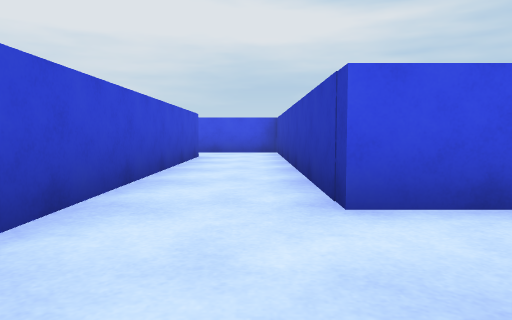
View 1 (above)

16 first-person views from a walk through a scene from a Unity 3-D project. The camera is 0.26 m above the floor, tilts 4° down and sees 70° across. The floor is counted in squares, 0.5 m on a side. Each view is taken from the middle of a square. On the plan, view 1 faces up. The plan holds only what a view shows up to about 9 squares ahead; the rest is blank. The player character is not drawn.

View 2
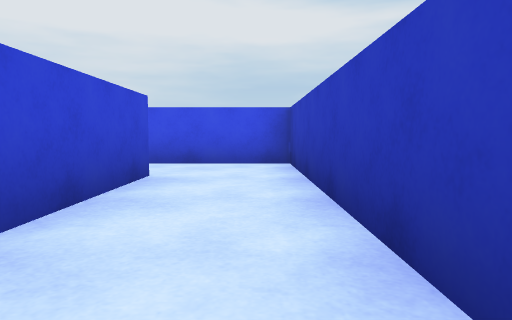

View 3
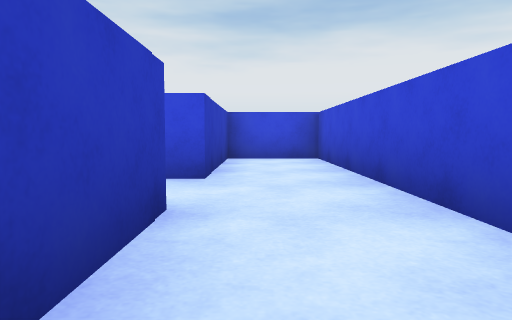

View 4
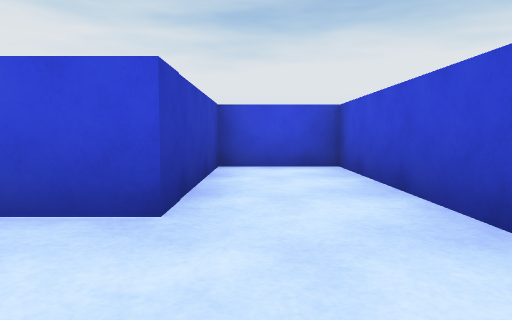

View 5
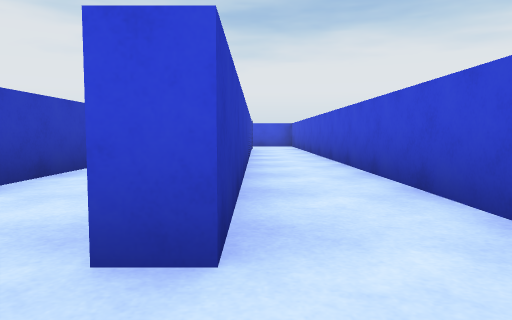

View 6
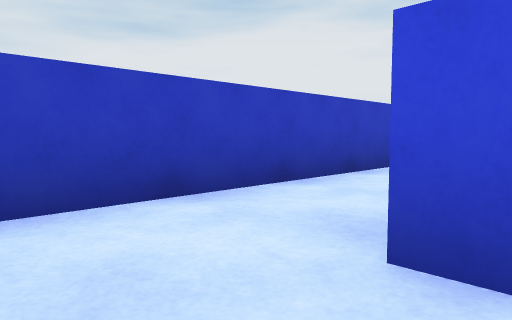

View 7
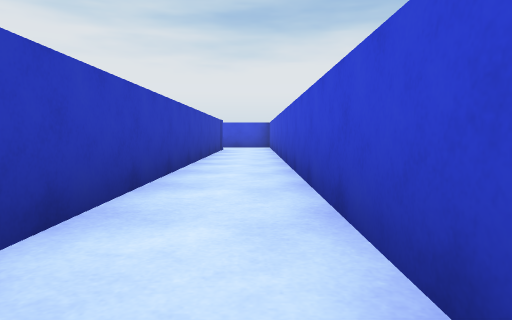

View 8
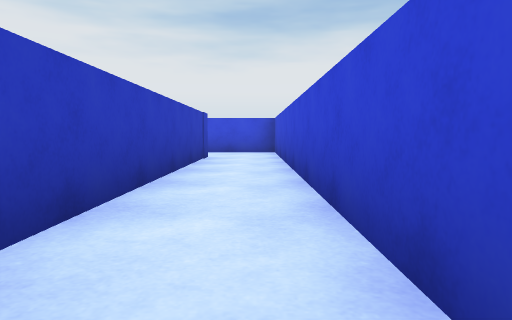

View 9
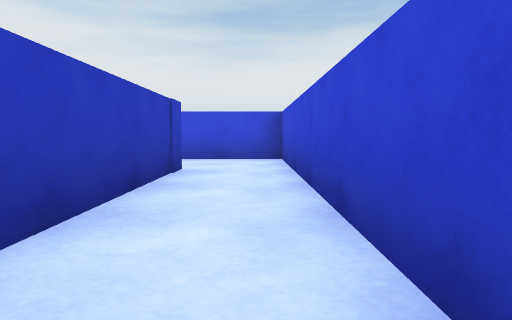

View 10
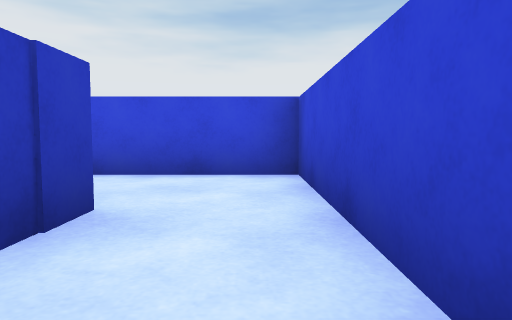

View 11
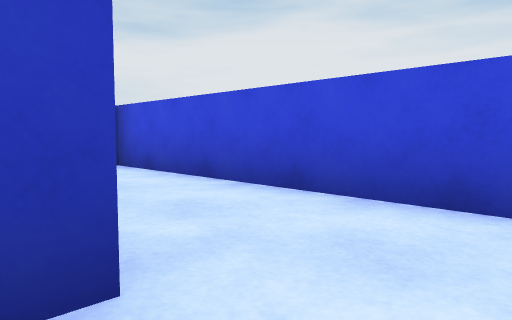

View 12
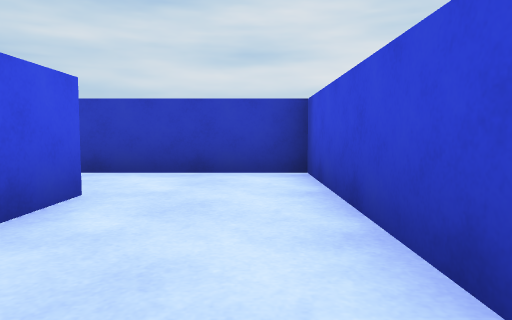

View 13
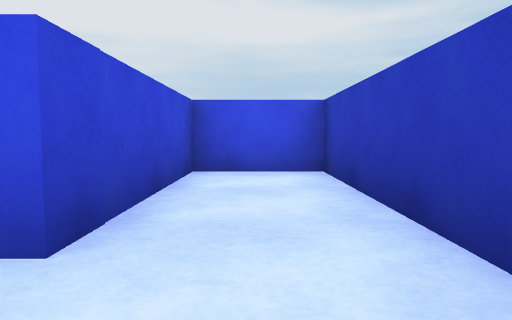

View 14
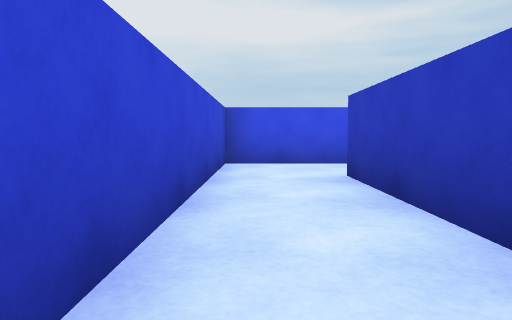

View 15
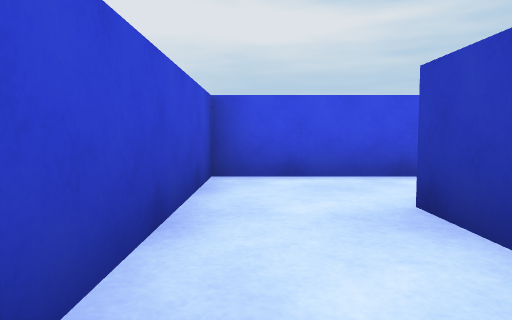

View 16
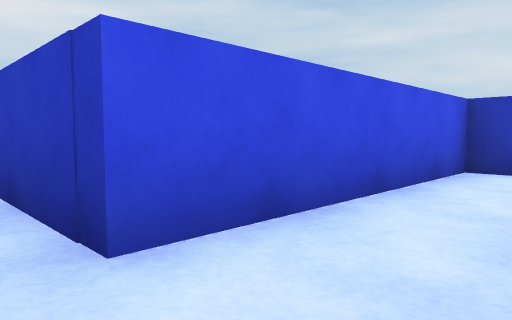

### Floor plan
Points are (right, up) in squares from view 1. A wall is a line through its corners. A room is listed if a view was taken in it or the views show most of it. See-through windows are left out.
Room 1 (views 1, 2, 3, 4, 5, 6, 16)
walls: (-1.9, 8.6) (-1.4, 8.6) (-1.4, -2.9) (0.6, -2.9) (0.6, 0.7) (1.6, 0.7); (5.5, 1.9) (5.5, 2.5) (0.6, 2.5) (0.6, 10.5) (-2.6, 10.5)
ways out: opening at (-1.5, 9.5) to room 2
Room 2 (views 7, 8, 9, 10, 11, 12, 13, 14, 15)
walls: (-1.9, -3.6) (-1.9, 8.6); (-2.6, 10.5) (-3.6, 10.5) (-3.6, -5.7) (3, -5.7) (3, 0.1) (1.1, 0.1) (1.1, -3.5) (0.1, -3.5)
ways out: opening at (-1.5, 9.5) to room 1

Positions as (right, up) in squares from view 1, and headings:
1: (0, 0), facing up
2: (0, 4), facing up
3: (0, 5), facing down
4: (0, 3), facing down
5: (-2, 10), facing down
6: (-2, 10), facing down-right
7: (-3, 9), facing down
8: (-3, 5), facing down
9: (-3, 2), facing down
10: (-3, -1), facing down
11: (-3, -3), facing down-right
12: (-2, -5), facing right
13: (2, -5), facing up
14: (-3, 4), facing up
15: (-3, 6), facing up
16: (0, 1), facing up-right
